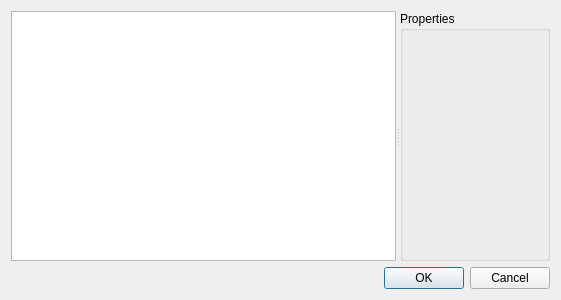
<?xml version="1.0" encoding="UTF-8"?>
<ui version="4.0">
 <class>ConfigDialog</class>
 <widget class="QDialog" name="ConfigDialog">
  <property name="geometry">
   <rect>
    <x>0</x>
    <y>0</y>
    <width>561</width>
    <height>300</height>
   </rect>
  </property>
  <property name="windowTitle">
   <string>Configuration</string>
  </property>
  <property name="modal">
   <bool>true</bool>
  </property>
  <layout class="QVBoxLayout" name="verticalLayout">
   <item>
    <widget class="QSplitter" name="m_Splitter">
     <property name="frameShape">
      <enum>QFrame::NoFrame</enum>
     </property>
     <property name="orientation">
      <enum>Qt::Horizontal</enum>
     </property>
     <property name="childrenCollapsible">
      <bool>false</bool>
     </property>
     <widget class="QListWidget" name="m_ItemList">
      <property name="sizePolicy">
       <sizepolicy hsizetype="Minimum" vsizetype="Expanding">
        <horstretch>0</horstretch>
        <verstretch>0</verstretch>
       </sizepolicy>
      </property>
      <property name="minimumSize">
       <size>
        <width>150</width>
        <height>0</height>
       </size>
      </property>
      <property name="editTriggers">
       <set>QAbstractItemView::NoEditTriggers</set>
      </property>
      <property name="selectionBehavior">
       <enum>QAbstractItemView::SelectRows</enum>
      </property>
      <property name="uniformItemSizes">
       <bool>true</bool>
      </property>
      <property name="selectionRectVisible">
       <bool>true</bool>
      </property>
     </widget>
     <widget class="QGroupBox" name="m_ConfigWidget">
      <property name="sizePolicy">
       <sizepolicy hsizetype="Expanding" vsizetype="Preferred">
        <horstretch>0</horstretch>
        <verstretch>0</verstretch>
       </sizepolicy>
      </property>
      <property name="title">
       <string>Properties</string>
      </property>
     </widget>
    </widget>
   </item>
   <item>
    <widget class="QDialogButtonBox" name="m_ButtonBox">
     <property name="standardButtons">
      <set>QDialogButtonBox::Cancel|QDialogButtonBox::Ok</set>
     </property>
    </widget>
   </item>
  </layout>
 </widget>
 <layoutdefault spacing="6" margin="11"/>
 <resources/>
 <connections>
  <connection>
   <sender>m_ButtonBox</sender>
   <signal>rejected()</signal>
   <receiver>ConfigDialog</receiver>
   <slot>reject()</slot>
   <hints>
    <hint type="sourcelabel">
     <x>251</x>
     <y>279</y>
    </hint>
    <hint type="destinationlabel">
     <x>251</x>
     <y>149</y>
    </hint>
   </hints>
  </connection>
  <connection>
   <sender>m_ButtonBox</sender>
   <signal>accepted()</signal>
   <receiver>ConfigDialog</receiver>
   <slot>apply()</slot>
   <hints>
    <hint type="sourcelabel">
     <x>251</x>
     <y>279</y>
    </hint>
    <hint type="destinationlabel">
     <x>251</x>
     <y>149</y>
    </hint>
   </hints>
  </connection>
  <connection>
   <sender>m_ItemList</sender>
   <signal>currentRowChanged(int)</signal>
   <receiver>ConfigDialog</receiver>
   <slot>viewConfig(int)</slot>
   <hints>
    <hint type="sourcelabel">
     <x>181</x>
     <y>135</y>
    </hint>
    <hint type="destinationlabel">
     <x>251</x>
     <y>149</y>
    </hint>
   </hints>
  </connection>
 </connections>
 <slots>
  <slot>load()</slot>
  <slot>apply()</slot>
  <slot>viewConfig(int)</slot>
 </slots>
</ui>
